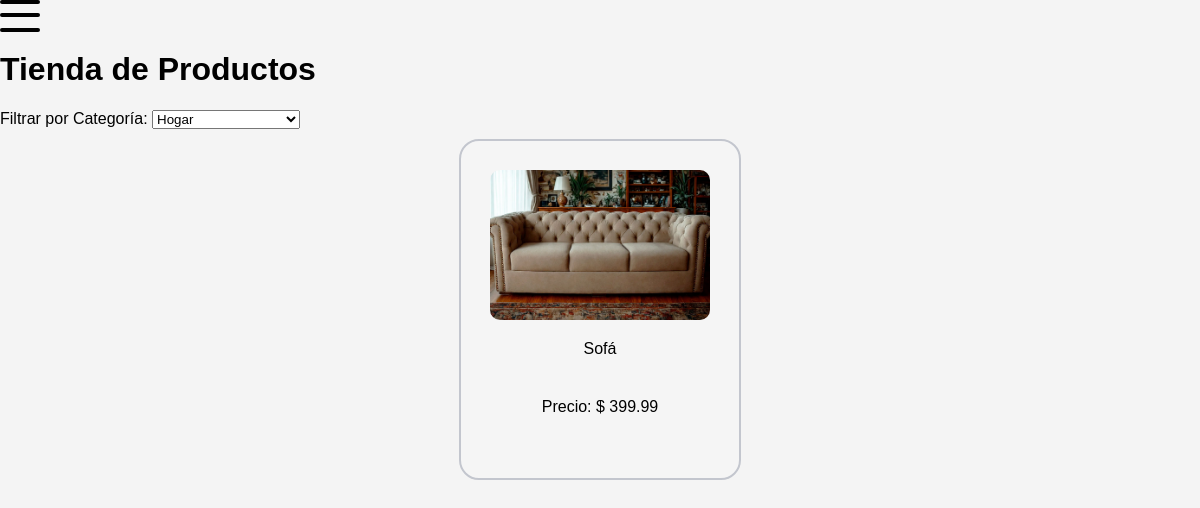
The app's page /index.php?categoria=3 with its own data.
### tables this page shows
CREATE TABLE `productos` (
  `producto_id` int NOT NULL AUTO_INCREMENT,
  `nombre` varchar(100) NOT NULL,
  `descripcion` varchar(255) DEFAULT NULL,
  `precio` decimal(10,2) NOT NULL,
  `cantidad_disponible` int NOT NULL,
  `categoria_id` int DEFAULT NULL,
  `imagen` varchar(255) DEFAULT NULL,
  PRIMARY KEY (`producto_id`),
  KEY `categoria_id` (`categoria_id`),
  CONSTRAINT `productos_ibfk_1` FOREIGN KEY (`categoria_id`) REFERENCES `categorias` (`categoria_id`)
);

### index.php (the view, shortened to what this page needs)
<?php
include 'config/db_config.php';
?>
<!DOCTYPE html>
<html lang="en">
<head>
    <link rel="stylesheet" href="css/index.css">
    <link rel="stylesheet" href="css/cardsproductos.css">
</head>
<body>
<label for="burger" class="burger">
  <span></span>
  <span></span>
</label>
<h1>Tienda de Productos</h1>
<form method="GET" action="index.php">
    <label for="categoria">Filtrar por Categoría:</label>
    <select id="categoria" name="categoria" onchange="this.form.submit()">
        <?php
        $sql = "SELECT * FROM Categorias";
        $result = $conn->query($sql);
        while ($row = $result->fetch_assoc()) {
            $selected = (isset($_GET['categoria']) && $_GET['categoria'] == $row['categoria_id']) ? 'selected' : '';
            echo "<option value='{$row['categoria_id']}' $selected>{$row['nombre_categoria']}</option>";
        }
        ?>
    </select>
</form>
<div class="productos-grid">
    <?php
    include 'config/db_config.php';
    $categoria_id = isset($_GET['categoria']) ? $_GET['categoria'] : '';
    $sql = "SELECT p.*, c.nombre_categoria FROM Productos p
            JOIN Categorias c ON p.categoria_id = c.categoria_id";
    if (!empty($categoria_id)) {
        $sql .= " WHERE p.categoria_id = ?";
    }
    $stmt = $conn->prepare($sql);
    if (!empty($categoria_id)) {
        $stmt->bind_param("i", $categoria_id);
    }
    $stmt->execute();
    $result = $stmt->get_result();
while ($row = $result->fetch_assoc()) {
    echo "
    <div class='card'>
        <img src='uploads/{$row['imagen']}' alt='{$row['nombre']}'>
        <div class='card-details'>
            <p class='text-title'>{$row['nombre']}</p>
            <p>Precio: $ {$row['precio']}</p>
        </div>
        <button class='card-button' onclick='openModal(\"{$row['nombre']}\", \"{$row['imagen']}\", \"{$row['descripcion']}\", \"{$row['precio']}\", \"{$row['cantidad_disponible']}\")'>Más info</button>
    </div>";
}
?>
</div>
</body>
</html>

### css/index.css (style rules this page uses)
body { font-family: Arial, Helvetica, sans-serif; margin: 0; padding: 0; background-color: #f4f4f4; }
.burger { position: relative; width: 40px; height: 30px; background: transparent; cursor: pointer; display: block; z-index: 2; }
.burger span { display: block; position: absolute; height: 4px; width: 100%; background: black; border-radius: 9px; opacity: 1; left: 0; transform: rotate(0deg); transition: .25s ease-in-out; }
.burger span:nth-of-type(2) { top: 50%; transform: translateY(-50%); transform-origin: left center; }
.burger span:nth-of-type(3) { top: 100%; transform: translateY(-50%); transform-origin: left center; }

### css/cardsproductos.css (style rules this page uses)
.card { width: 220px; height: 280px; border-radius: 20px; background: #f5f5f5; position: relative; padding: 1.8rem; border: 2px solid #c3c6ce; transition: 0.5s ease-out; overflow: hidden; margin: 10px; display: inline-block; }
.card img { width: 100%; height: 150px; border-radius: 10px; object-fit: cover; }
.card-details { color: black; display: flex; flex-direction: column; align-items: center; justify-content: space-between; gap: 0.5em; }
.productos-grid { display: flex; flex-wrap: wrap; justify-content: center; }

### records on screen
productos: imagen (picture), nombre "Sofá", precio "399.99"

### other values on screen
form field categoria "Hogar"
